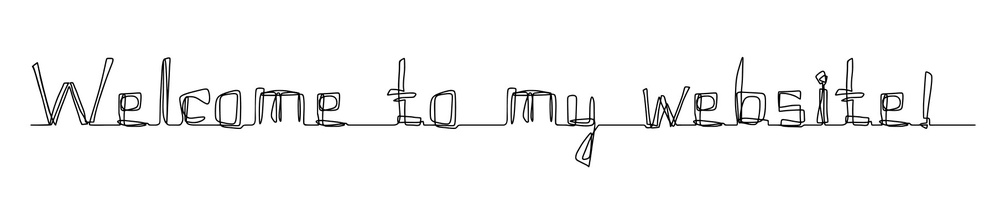
#> input picture website.jpg, 1000 x 197 px, shrunk from 1808 x 356 before the run
$ python test.py
#> lines starting #> are read from the running program, lines starting #| are printed output that depends on the picture; after the words box and inside, x2 and y2 are one past the last pixel; in counts of white or black regions, pixels touching at a corner belong together
import numpy as np
import matplotlib.pyplot as plt
import cv2 as cv
import matplotlib.animation as animate
from numpy import pi

FPS = 60
Bitrate = 10**4
Speed = 1/2

im = cv.imread('website.jpg')
#> im is the input picture: shape (197, 1000, 3); min 0, max 255, mean 245.2
imgray = cv.cvtColor(im, cv.COLOR_BGR2GRAY)
ret, thresh = cv.threshold(imgray, 127, 255, 0)
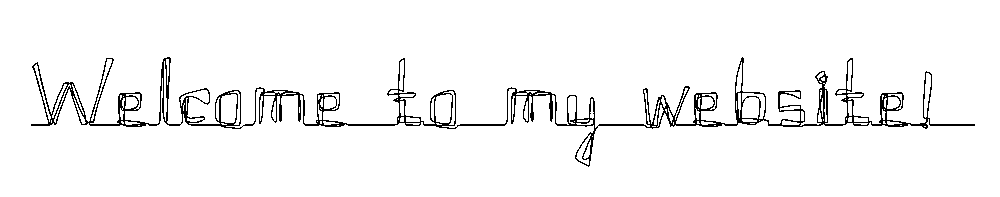
#> thresh: shape (197, 1000); 96% white; black in thin lines or dots, all inside (x1, y1, x2, y2) = (31, 57, 975, 167)
contours, hierarchy = cv.findContours(
    thresh, cv.RETR_TREE, cv.CHAIN_APPROX_SIMPLE)
#> contours = 131 contours, 77 with area under 20; largest, box (x1, y1, x2, y2) and area: (0, 0, 1000, 197) 195804, (597, 56, 976, 130) 6374, (242, 57, 458, 130) 3540, (30, 56, 182, 128) 2982, (456, 86, 599, 168) 1986
cnt = 0
for i in range (len(contours)) :
    if len(contours[i]) > len(contours[cnt]) :
        cnt = i
#> this loop made 131 passes
#> after the loop, cnt = 55
# Gets contour into x and y components
xlist = np.array(contours[cnt][:, :, 0]).flatten()
#> xlist = 635 values, max 975 at index 283, min 597 at index 399, mean 772.1
ylist = -np.array(contours[cnt][:, :, 1]).flatten()
#> ylist = 635 values, max -56 at index 0, min -129 at index 293, mean -105.7
# Centers image at (0, 0)
xlist = xlist - (np.max(xlist) + np.min(xlist))/2
#> xlist = 635 values, max 189 at index 283, min -189 at index 399, mean -13.93
ylist = ylist - (np.max(ylist) + np.min(ylist))/2
#> ylist = 635 values, max 36.5 at index 0, min -36.5 at index 293, mean -13.24

N = len(xlist)
#> N = 635

fig, ax = plt.subplots()
ax.set_xlim(min(xlist) - 200, max(xlist) + 200)
ax.set_ylim(min(ylist) - 200, max(ylist) + 200)
ax.set_aspect(1)
ax.plot(xlist, ylist, color=(0, 0, 0, 0.2))
plt.show()
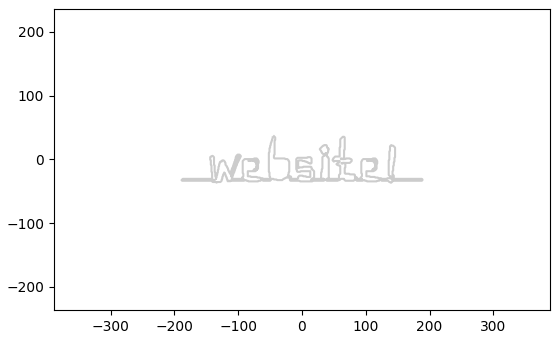
#> figure drawn by matplotlib, 1 panel

$ run again, with faces.jpg copied over website.jpg
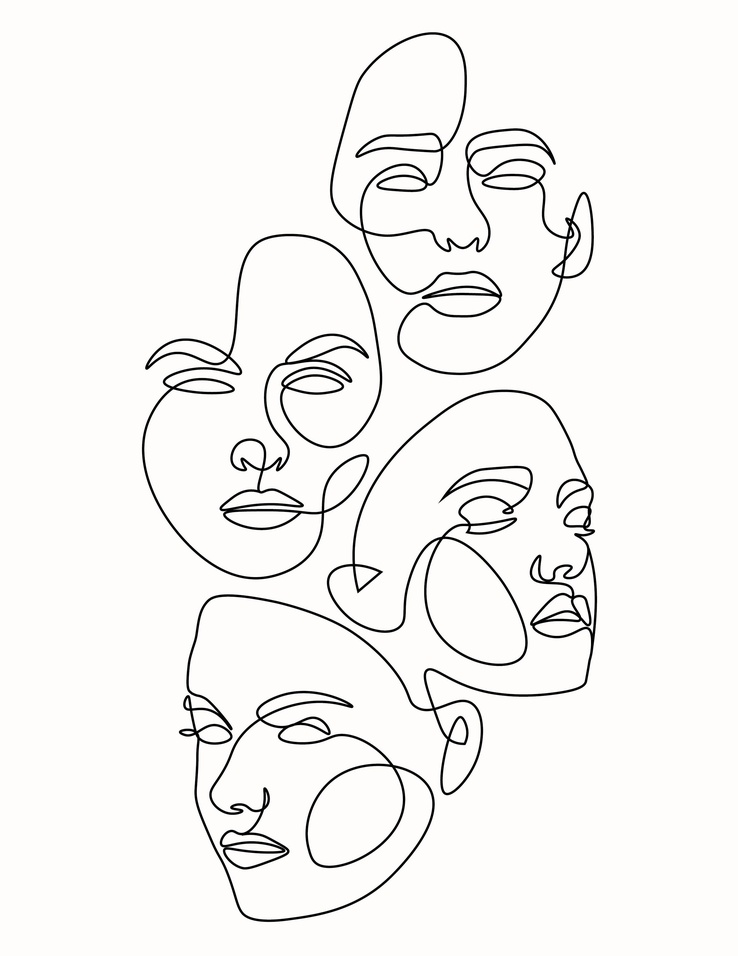
#> input picture faces.jpg, 738 x 956 px, shrunk from 2550 x 3300 before the run
#> im is the input picture: shape (956, 738, 3); mean B, G, R 242.2, 244.1, 245
#> thresh: shape (956, 738); 96.5% white; black in thin lines or dots, all inside (x1, y1, x2, y2) = (142, 32, 597, 922)
#> contours = 51 contours, 8 with area under 20; largest, box (x1, y1, x2, y2) and area: (0, 0, 738, 956) 703835, (141, 233, 383, 580) 52203, (329, 31, 595, 376) 44454, (178, 389, 598, 923) 40542, (144, 236, 380, 577) 38375
#> the loop `for i in range (len(contours)) :` made 51 passes
#> cnt on pass 2: 1
#> after the loop `for i in range (len(contours)) :`: cnt = 1
#> `xlist = np.array(contours[cnt][:, :, 0]).flatten()`: xlist = 3348 values, max 597 at index 140, min 178 at index 1829, mean 384
#> `ylist = -np.array(contours[cnt][:, :, 1]).flatten()`: ylist = 3348 values, max -389 at index 1, min -922 at index 1708, mean -663.9
#> `xlist = xlist - (np.max(xlist) + np.min(xlist))/2`: xlist = 3348 values, max 209.5 at index 140, min -209.5 at index 1829, mean -3.51
#> `ylist = ylist - (np.max(ylist) + np.min(ylist))/2`: ylist = 3348 values, max 266.5 at index 1, min -266.5 at index 1708, mean -8.37
#> N = 3348
#> `plt.show()`:
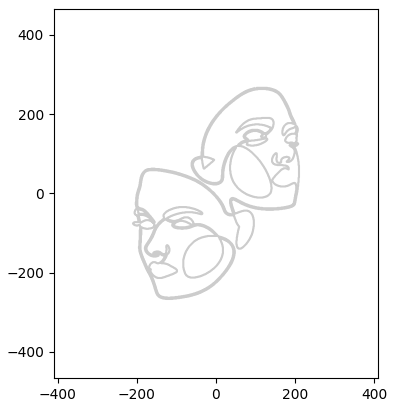
#> figure drawn by matplotlib, 1 panel
